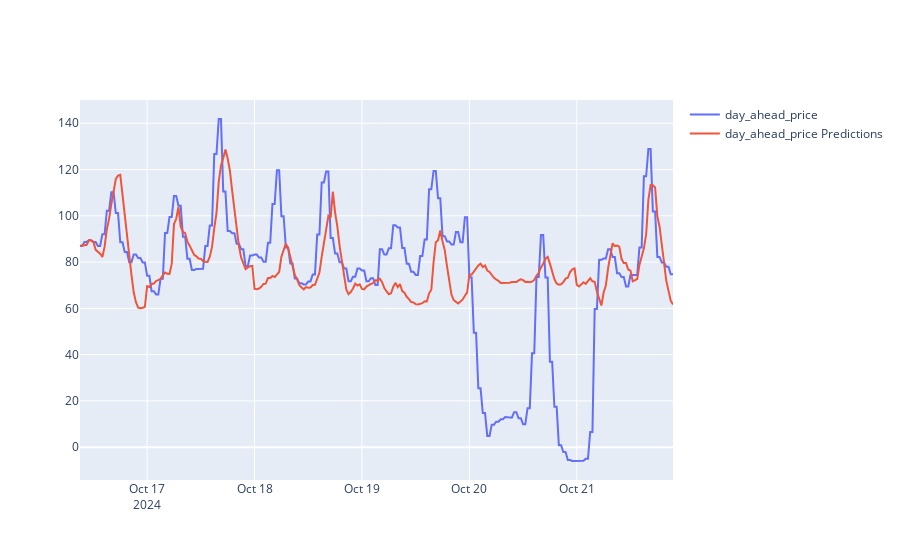

Notebook cell for this chart:
### Code cell
#plot imbalance price and predictions
fig = go.Figure()
fig.add_trace(go.Scatter(x=df_api_new_merged2_test["timestamp_utc"], y=df_api_new_merged2_test["day_ahead_price"], mode='lines', name='day_ahead_price'))
fig.add_trace(go.Scatter(x=df_api_new_merged2_test["timestamp_utc"], y=df_api_new_merged2_test["day_ahead_price_predictions_2"], mode='lines', name='day_ahead_price Predictions'))

### Figure 1 — Plotly figure (JSON) as saved in the notebook; plotly's stock layout.template omitted (floating-point values rounded to 4 significant figures; data arrays with more than 128 entries replaced by an {"elided": "..."} marker saying what was removed)
{"data": [{"mode": "lines", "name": "day_ahead_price", "type": "scatter", "x": {"elided": "266 str values"}, "y": {"elided": "266 float values"}}, {"mode": "lines", "name": "day_ahead_price Predictions", "type": "scatter", "x": {"elided": "266 str values"}, "y": {"elided": "266 float values"}}], "layout": {}}
